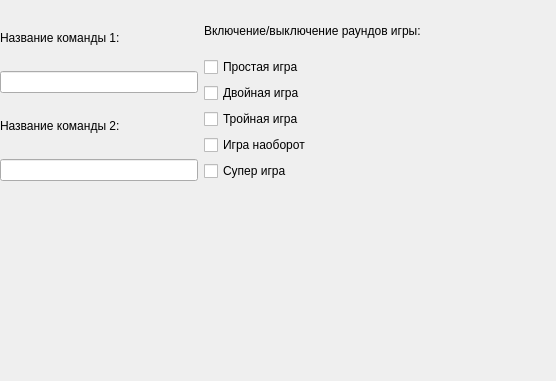
<?xml version="1.0" encoding="UTF-8"?>
<ui version="4.0">
 <class>Form</class>
 <widget class="QWidget" name="Form">
  <property name="geometry">
   <rect>
    <x>0</x>
    <y>0</y>
    <width>556</width>
    <height>381</height>
   </rect>
  </property>
  <property name="windowTitle">
   <string>Form</string>
  </property>
  <widget class="QWidget" name="horizontalLayoutWidget">
   <property name="geometry">
    <rect>
     <x>0</x>
     <y>10</y>
     <width>421</width>
     <height>171</height>
    </rect>
   </property>
   <layout class="QHBoxLayout" name="horizontalLayout">
    <item>
     <layout class="QVBoxLayout" name="verticalLayout">
      <item>
       <widget class="QLabel" name="label">
        <property name="text">
         <string>Название команды 1:</string>
        </property>
       </widget>
      </item>
      <item>
       <widget class="QLineEdit" name="command0Name"/>
      </item>
      <item>
       <widget class="QLabel" name="label_2">
        <property name="text">
         <string>Название команды 2:</string>
        </property>
       </widget>
      </item>
      <item>
       <widget class="QLineEdit" name="command1Name"/>
      </item>
      <item>
       <layout class="QVBoxLayout" name="verticalLayout_3"/>
      </item>
     </layout>
    </item>
    <item>
     <layout class="QVBoxLayout" name="verticalLayout_2">
      <item>
       <widget class="QLabel" name="label_3">
        <property name="text">
         <string>Включение/выключение раундов игры:</string>
        </property>
       </widget>
      </item>
      <item>
       <widget class="QCheckBox" name="chkRound_1">
        <property name="text">
         <string>Простая игра</string>
        </property>
       </widget>
      </item>
      <item>
       <widget class="QCheckBox" name="chkRound_2">
        <property name="text">
         <string>Двойная игра</string>
        </property>
       </widget>
      </item>
      <item>
       <widget class="QCheckBox" name="chkRound_3">
        <property name="text">
         <string>Тройная игра</string>
        </property>
       </widget>
      </item>
      <item>
       <widget class="QCheckBox" name="chkRound_Obr">
        <property name="text">
         <string>Игра наоборот</string>
        </property>
       </widget>
      </item>
      <item>
       <widget class="QCheckBox" name="chkRound_Super">
        <property name="text">
         <string>Супер игра</string>
        </property>
       </widget>
      </item>
     </layout>
    </item>
   </layout>
  </widget>
 </widget>
 <resources/>
 <connections/>
</ui>
